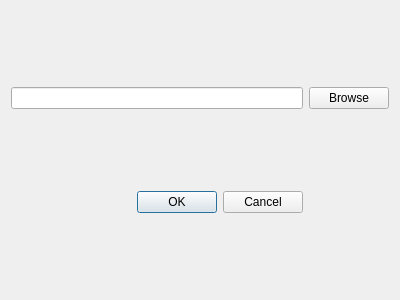
<?xml version="1.0" encoding="UTF-8"?>
<ui version="4.0">
 <class>BrowseSettingsDialog</class>
 <widget class="QDialog" name="BrowseSettingsDialog">
  <property name="geometry">
   <rect>
    <x>0</x>
    <y>0</y>
    <width>400</width>
    <height>300</height>
   </rect>
  </property>
  <property name="windowTitle">
   <string>Dialog</string>
  </property>
  <layout class="QGridLayout" name="gridLayout">
   <item row="0" column="0">
    <widget class="QLineEdit" name="leSettingsBrowser"/>
   </item>
   <item row="0" column="1">
    <widget class="QPushButton" name="pbSettingsBrowser">
     <property name="text">
      <string>Browse</string>
     </property>
    </widget>
   </item>
   <item row="1" column="0">
    <widget class="QDialogButtonBox" name="buttonBox">
     <property name="orientation">
      <enum>Qt::Horizontal</enum>
     </property>
     <property name="standardButtons">
      <set>QDialogButtonBox::Cancel|QDialogButtonBox::Ok</set>
     </property>
    </widget>
   </item>
  </layout>
 </widget>
 <resources/>
 <connections>
  <connection>
   <sender>buttonBox</sender>
   <signal>accepted()</signal>
   <receiver>BrowseSettingsDialog</receiver>
   <slot>accept()</slot>
   <hints>
    <hint type="sourcelabel">
     <x>248</x>
     <y>254</y>
    </hint>
    <hint type="destinationlabel">
     <x>157</x>
     <y>274</y>
    </hint>
   </hints>
  </connection>
  <connection>
   <sender>buttonBox</sender>
   <signal>rejected()</signal>
   <receiver>BrowseSettingsDialog</receiver>
   <slot>reject()</slot>
   <hints>
    <hint type="sourcelabel">
     <x>316</x>
     <y>260</y>
    </hint>
    <hint type="destinationlabel">
     <x>286</x>
     <y>274</y>
    </hint>
   </hints>
  </connection>
 </connections>
</ui>
